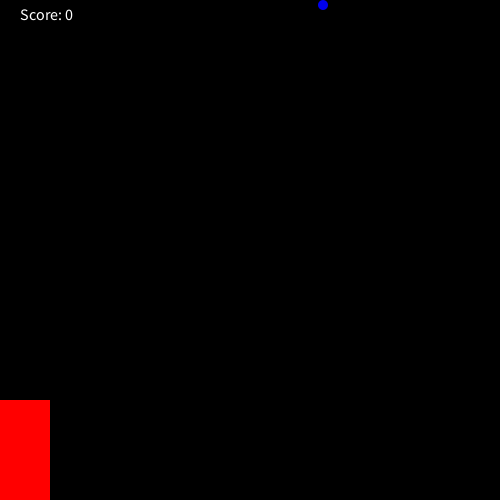
Frame 1 (no input)
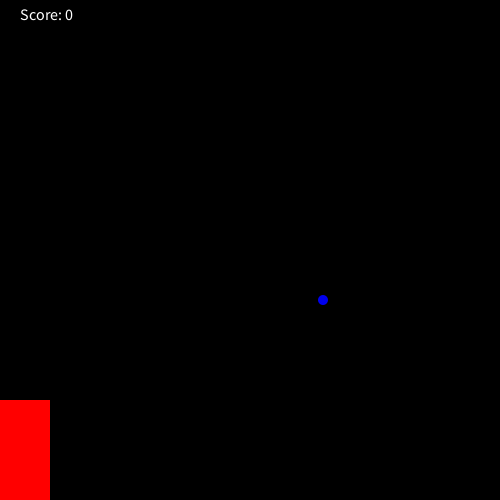
Frame 60 (the mouse pressed at the canvas centre just before this capture)
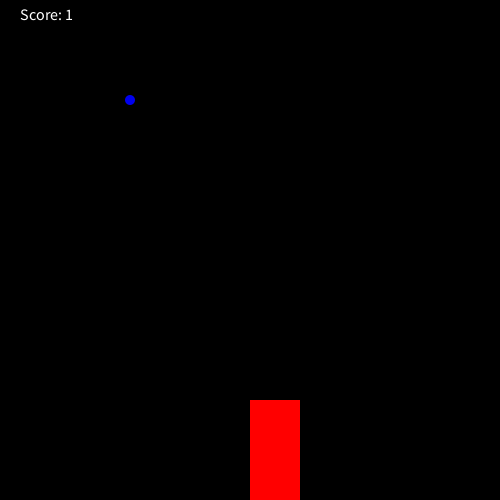
Frame 120 (the mouse held since frame 60 and released just before this capture)

The Processing sketch that drew these frames (run headless with seeded random() and noise(); from frame 60 on, the mouse is pressed at the canvas centre):

// Processing sketch: RainGame
// ── RainGame.pde
boolean raindropScored = false;
int score = 0;
int y = 0;
int x = round(random(500));
void setup(){
  size(500, 500);
}
void draw(){
  background(#000000);
  y+=5;
  fill(#0000ee);
  noStroke();
  ellipse(x, y, 10, 10);
  if(y>499){
    raindropScored = false;
    y = 0;
    x = round(random(500));
  }
  fill(#FF0000);
  rect(mouseX, 400, 50, 100);
  if(!raindropScored){
    checkCatch(x);
  }
  fill(#ffffff);
  textSize(16);
  text("Score: " + score, 20, 20);
}
void checkCatch(int x){
  if (x > mouseX && x < mouseX+100 && y>450){
    score++;
    println("Your score is now: " + score);
    raindropScored = true;
  }
  else if (score > 0 && y>450) {
    score--;
    println("Your score is now: " + score);
    raindropScored = true;
  }
    }
